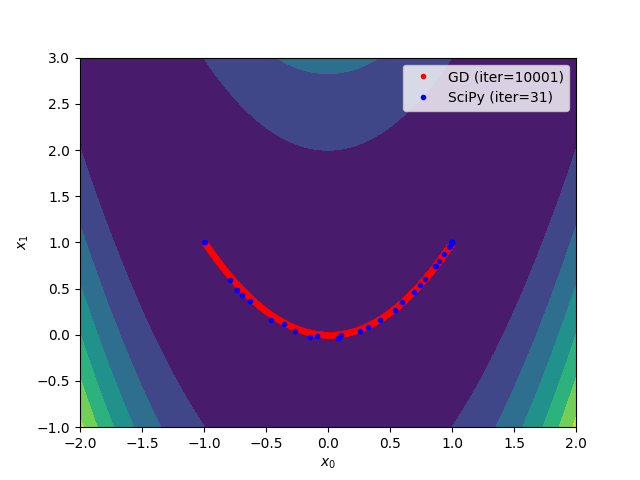

The script that drew this image:
import numpy as np
import matplotlib.pyplot as plt
from scipy.optimize import minimize

if __name__ == '__main__':
    # Define the cost function (Rosenbrock function)
    f = lambda x: (1 - x[0])**2 + 100 * (x[1] - x[0]**2)**2
    
    # Define the gradient of the cost function
    fd = lambda x: np.array([
        -2 * (1 - x[0]) - 400 * x[0] * (x[1] - x[0]**2),
        200 * (x[1] - x[0]**2)
    ])
    
    # Define configuration
    x_init = [-1, 1]
    learn_rate = 0.001  # Experiment with 0.01, 0.005, and 0.0001
    max_iter = 10000    # Experiment with 100, 1000, and 100000
    min_tol = 1e-6
    
    # Gradient descent optimization
    x = np.array(x_init)
    gd_xs = [x]
    
    for i in range(max_iter):
        # Store the previous point
        xp = x.copy()
        
        # Gradient descent update
        x = x - learn_rate * fd(x)
        gd_xs.append(x)
        
        # Check the termination condition
        if np.linalg.norm(x - xp) < min_tol:
            break
    
    gd_xs = np.array(gd_xs)
    
    # Optimize the cost function using SciPy
    result = minimize(f, x_init, tol=min_tol, options={'maxiter': max_iter, 'return_all': True})
    sp_xs = np.array(result.allvecs)
    
    # Visualize the results
    x_range = np.linspace(-2, 2, 100)
    y_range = np.linspace(-1, 3, 100)
    xx, yy = np.meshgrid(x_range, y_range)
    zz = f([xx, yy])
    
    plt.contourf(xx, yy, zz)
    plt.plot(gd_xs[:, 0], gd_xs[:, 1], 'r.', label=f'GD (iter={len(gd_xs)})')
    plt.plot(sp_xs[:, 0], sp_xs[:, 1], 'b.', label=f'SciPy (iter={result.nit})')
    plt.xlabel('$x_0$')
    plt.ylabel('$x_1$')
    plt.legend()
    plt.show()
